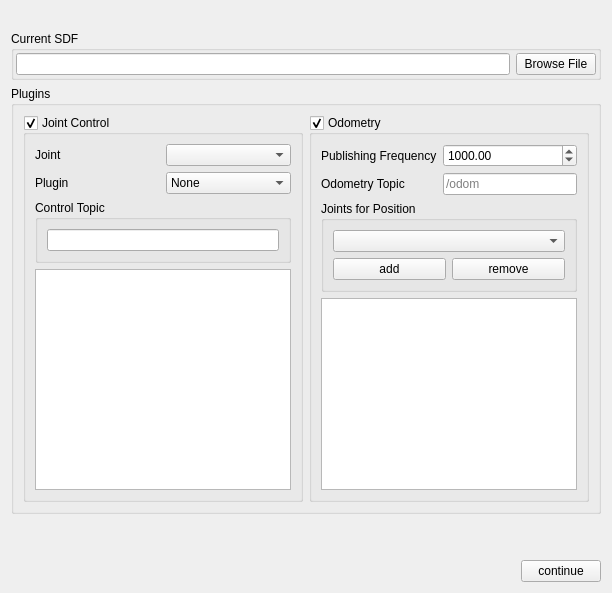
            <widget class="QWidget" name="page_4">
             <layout class="QGridLayout" name="gridLayout_25">
              <item row="2" column="0">
               <widget class="QGroupBox" name="groupBox_12">
                <property name="title">
                 <string>Plugins</string>
                </property>
                <layout class="QGridLayout" name="gridLayout_23" columnstretch="0,0">
                 <item row="0" column="0">
                  <layout class="QVBoxLayout" name="verticalLayout_19" stretch="0">
                   <property name="rightMargin">
                    <number>0</number>
                   </property>
                   <item>
                    <widget class="QGroupBox" name="jointControlGroupBox">
                     <property name="title">
                      <string>Joint Control</string>
                     </property>
                     <property name="checkable">
                      <bool>true</bool>
                     </property>
                     <layout class="QGridLayout" name="gridLayout_24">
                      <item row="0" column="0">
                       <layout class="QGridLayout" name="gridLayout_26">
                        <item row="0" column="1">
                         <widget class="QComboBox" name="jointControlJointDropdown"/>
                        </item>
                        <item row="0" column="0">
                         <widget class="QLabel" name="label_17">
                          <property name="text">
                           <string>Joint</string>
                          </property>
                         </widget>
                        </item>
                        <item row="1" column="0">
                         <widget class="QLabel" name="label_18">
                          <property name="text">
                           <string>Plugin</string>
                          </property>
                         </widget>
                        </item>
                        <item row="1" column="1">
                         <widget class="QComboBox" name="jointControlPluginDropdown">
                          <item>
                           <property name="text">
                            <string>None</string>
                           </property>
                          </item>
                          <item>
                           <property name="text">
                            <string>ApplyJointForce</string>
                           </property>
                          </item>
                         </widget>
                        </item>
                       </layout>
                      </item>
                      <item row="1" column="0">
                       <widget class="QGroupBox" name="groupBox_19">
                        <property name="title">
                         <string>Control Topic</string>
                        </property>
                        <layout class="QGridLayout" name="gridLayout_27">
                         <item row="0" column="0">
                          <widget class="QLineEdit" name="jointControlTopic"/>
                         </item>
                        </layout>
                       </widget>
                      </item>
                      <item row="2" column="0">
                       <widget class="QListView" name="jointControlListView"/>
                      </item>
                     </layout>
                    </widget>
                   </item>
                  </layout>
                 </item>
                 <item row="0" column="1">
                  <widget class="QGroupBox" name="odometryGroupBox">
                   <property name="title">
                    <string>Odometry</string>
                   </property>
                   <property name="checkable">
                    <bool>true</bool>
                   </property>
                   <layout class="QGridLayout" name="gridLayout_29">
                    <item row="0" column="0">
                     <layout class="QFormLayout" name="formLayout">
                      <item row="1" column="0">
                       <widget class="QLabel" name="label_19">
                        <property name="text">
                         <string>Publishing Frequency</string>
                        </property>
                       </widget>
                      </item>
                      <item row="1" column="1">
                       <widget class="QDoubleSpinBox" name="odometryPublishingFrequency">
                        <property name="maximum">
                         <double>99999.990000000005239</double>
                        </property>
                        <property name="singleStep">
                         <double>5.000000000000000</double>
                        </property>
                        <property name="value">
                         <double>1000.000000000000000</double>
                        </property>
                       </widget>
                      </item>
                      <item row="2" column="0">
                       <widget class="QLabel" name="label_20">
                        <property name="text">
                         <string>Odometry Topic</string>
                        </property>
                       </widget>
                      </item>
                      <item row="2" column="1">
                       <widget class="QLineEdit" name="odometryTopic">
                        <property name="placeholderText">
                         <string>/odom</string>
                        </property>
                       </widget>
                      </item>
                     </layout>
                    </item>
                    <item row="2" column="0">
                     <widget class="QListView" name="odometryListView"/>
                    </item>
                    <item row="1" column="0">
                     <widget class="QGroupBox" name="groupBox_22">
                      <property name="title">
                       <string>Joints for Position</string>
                      </property>
                      <layout class="QGridLayout" name="gridLayout_31">
                       <item row="1" column="0">
                        <widget class="QPushButton" name="odometryJointAdd">
                         <property name="text">
                          <string>add</string>
                         </property>
                        </widget>
                       </item>
                       <item row="1" column="1">
                        <widget class="QPushButton" name="odometryJointRemove">
                         <property name="text">
                          <string>remove</string>
                         </property>
                        </widget>
                       </item>
                       <item row="0" column="0" colspan="2">
                        <widget class="QComboBox" name="odometryJointDropdown"/>
                       </item>
                      </layout>
                     </widget>
                    </item>
                   </layout>
                  </widget>
                 </item>
                </layout>
               </widget>
              </item>
              <item row="3" column="0">
               <layout class="QGridLayout" name="gridLayout_39">
                <property name="bottomMargin">
                 <number>0</number>
                </property>
                <item row="1" column="0">
                 <spacer name="horizontalSpacer_5">
                  <property name="orientation">
                   <enum>Qt::Horizontal</enum>
                  </property>
                  <property name="sizeHint" stdset="0">
                   <size>
                    <width>40</width>
                    <height>20</height>
                   </size>
                  </property>
                 </spacer>
                </item>
                <item row="0" column="0">
                 <spacer name="verticalSpacer_3">
                  <property name="orientation">
                   <enum>Qt::Vertical</enum>
                  </property>
                  <property name="sizeHint" stdset="0">
                   <size>
                    <width>20</width>
                    <height>40</height>
                   </size>
                  </property>
                 </spacer>
                </item>
                <item row="1" column="1">
                 <widget class="QPushButton" name="continueButton4">
                  <property name="text">
                   <string>continue</string>
                  </property>
                 </widget>
                </item>
               </layout>
              </item>
              <item row="0" column="0">
               <widget class="QLabel" name="label_40">
                <property name="maximumSize">
                 <size>
                  <width>16777215</width>
                  <height>100</height>
                 </size>
                </property>
                <property name="text">
                 <string/>
                </property>
                <property name="pixmap">
                 <pixmap>C:/Users/darin/Downloads/output-onlinepngtools (1).png</pixmap>
                </property>
               </widget>
              </item>
              <item row="1" column="0">
               <widget class="QGroupBox" name="groupBox_32">
                <property name="title">
                 <string>Current SDF</string>
                </property>
                <layout class="QGridLayout" name="gridLayout_58">
                 <property name="leftMargin">
                  <number>2</number>
                 </property>
                 <property name="topMargin">
                  <number>2</number>
                 </property>
                 <property name="rightMargin">
                  <number>2</number>
                 </property>
                 <property name="bottomMargin">
                  <number>2</number>
                 </property>
                 <item row="0" column="0">
                  <widget class="QLineEdit" name="currentSdfPath3"/>
                 </item>
                 <item row="0" column="1">
                  <widget class="QPushButton" name="browseCurrentSdf3">
                   <property name="text">
                    <string>Browse File</string>
                   </property>
                  </widget>
                 </item>
                </layout>
               </widget>
              </item>
             </layout>
            </widget>
